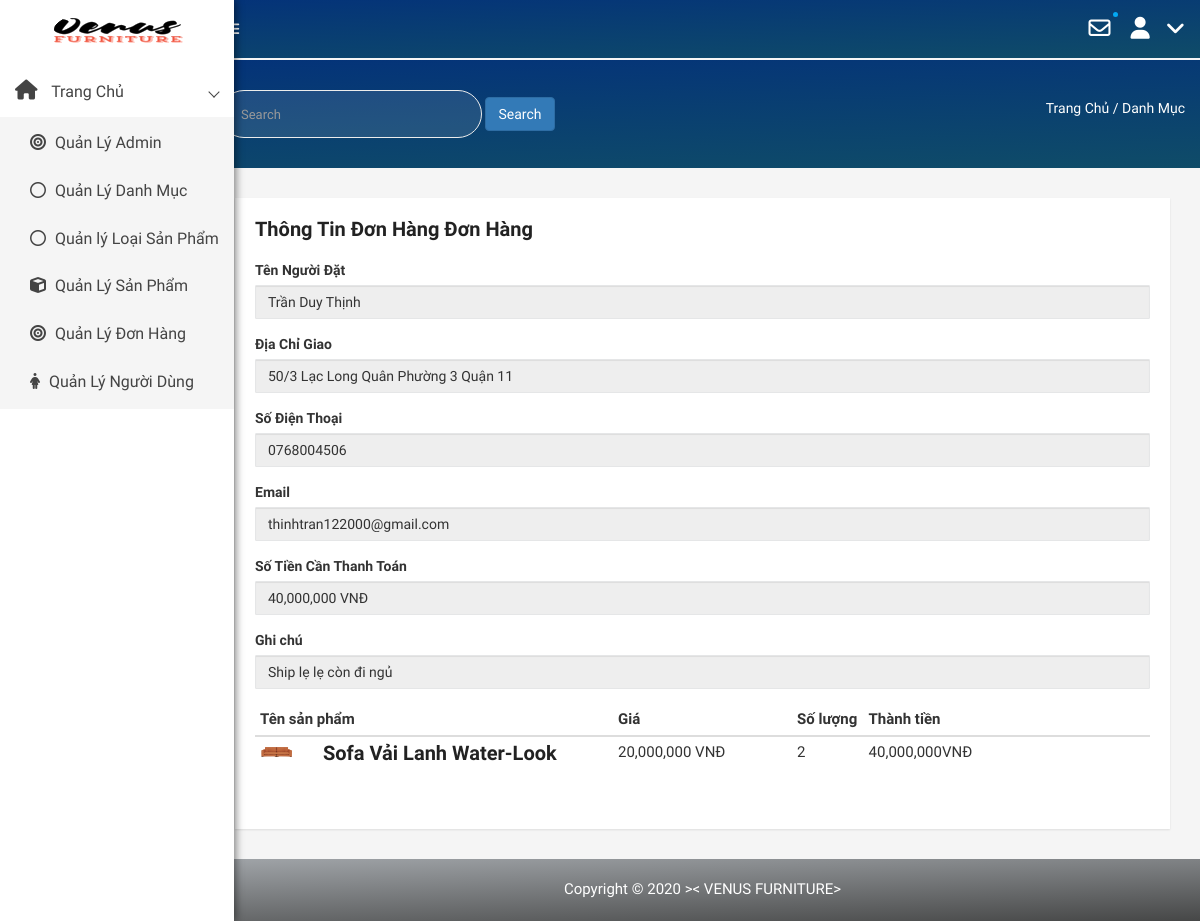
Page /admin/modules/transaction/see.php?id=2345 on the committed database.
### tables this page shows
CREATE TABLE `users` (
  `id` int(50) NOT NULL,
  `name` varchar(100) DEFAULT NULL,
  `email` varchar(100) DEFAULT NULL,
  `address` varchar(100) DEFAULT NULL,
  `phone` char(15) DEFAULT NULL,
  `Account` varchar(100) NOT NULL,
  `password` varchar(100) DEFAULT NULL,
  `avatar` varchar(100) DEFAULT NULL,
  `status` tinyint(4) DEFAULT 1,
  `token` varchar(50) DEFAULT NULL,
  `created_at` timestamp NULL DEFAULT NULL,
  `updated_at` timestamp NULL DEFAULT NULL ON UPDATE current_timestamp()
);

CREATE TABLE `transaction` (
  `id` int(50) NOT NULL,
  `amount` int(100) DEFAULT NULL,
  `user_id` int(100) DEFAULT NULL,
  `status` tinyint(100) DEFAULT 0,
  `note` varchar(100) DEFAULT NULL,
  `created_at` timestamp NULL DEFAULT current_timestamp(),
  `created_up` timestamp NULL DEFAULT current_timestamp()
);

CREATE TABLE `orders` (
  `id` int(30) NOT NULL,
  `transaction_id` int(30) DEFAULT NULL,
  `product_id` int(30) DEFAULT NULL,
  `soluong` int(100) DEFAULT NULL,
  `gia` int(100) DEFAULT NULL,
  `created_at` timestamp NULL DEFAULT current_timestamp()
);

CREATE TABLE `product` (
  `id` int(50) NOT NULL,
  `name` varchar(100) DEFAULT NULL,
  `slug` varchar(100) DEFAULT NULL,
  `soluong` int(100) NOT NULL DEFAULT 1,
  `gia` int(100) DEFAULT NULL,
  `avatar` varchar(100) DEFAULT NULL,
  `category` int(50) NOT NULL,
  `type` int(100) NOT NULL,
  `content` text DEFAULT NULL,
  `head` int(11) NOT NULL DEFAULT 0,
  `view` int(11) DEFAULT 0,
  `hot` tinyint(4) DEFAULT 0,
  `created_at` timestamp NULL DEFAULT NULL,
  `updated_at` timestamp NULL DEFAULT NULL ON UPDATE current_timestamp()
);

### libraries/Database.php (called while the page is built, shortened)
<?php
class DataProvider
{
	public static function ExecuteQuery($sql)
	{
		try{
			$connection = mysqli_connect("localhost","root","", "web_noi_that");
			mysqli_query($connection, "set names 'utf8'");
			$result = mysqli_query($connection, $sql);
			return $result;
		}catch(Exception $ex)
		{
			return null;
		}
    }
}
?>

### admin/modules/transaction/see.php (the view, shortened to what this page needs)
<?php require_once __DIR__ . "/../../layouts/header.php" ?>
<div class="product-status mg-tb-15">
   <div class="container-fluid">
      <div class="row">
         <div class="col-lg-12 col-md-12 col-sm-12 col-xs-12">
         <div class="product-status mg-tb-15">
    <div class="container-fluid">
        <div class="row">
            <div class="col-lg-12 col-md-12 col-sm-12 col-xs-12">
                <div class="product-status-wrap">
                    <h4>Thông Tin Đơn Hàng Đơn Hàng</h4>
                    <form action="" method="post" enctype="multipart/form-data" id="USedit">
                        <?php
                        try {
                            $sql = "SELECT * FROM `transaction` ";
                            if (isset($_GET['id'])) {
                                $id = $_GET['id'];
                                $sql .= " WHERE id = " . $id;
                            }
                            $result = DataProvider::ExecuteQuery($sql);
                            $row = mysqli_fetch_array($result);
                            $sql1 = "SELECT * FROM `orders` WHERE `transaction_id` = {$row['id']} ";
                            $result1 = DataProvider::ExecuteQuery($sql1);
                            $sql2 = "SELECT * FROM `users` WHERE `id` = {$row['user_id']} ";
                            $result2 = DataProvider::ExecuteQuery($sql2);
                            $row2 = mysqli_fetch_array($result2);
                        } catch (Exception $ex) {
                            echo "Không thể mở CSDL";
                        }
                        ?>
                        <div class="form-group">
                            <label>Tên Người Đặt</label>
                            <input readonly="" type="text" class="form-control" placeholder="Enter name" name="TenUS" value="<?php echo $row2['name'] ?>">
                        </div>
                        <div class="form-group">
                            <label>Địa Chỉ Giao</label>
                            <input readonly="" type="text" class="form-control" placeholder="351 Lạc Long Quân-Phường 4- Quận 5- Thành Phố Hồ Chí Minh" name="address" value="<?php echo $row2['address'] ?>">
                        </div>
                        <div class="form-group">
                            <label>Số Điện Thoại</label>
                            <input readonly="" type="number" class="form-control" placeholder="0345197655" name="phone" value="<?php echo $row2['phone'] ?>">
                        </div>
                        <div class="form-group">
                            <label>Email</label>
                            <input readonly="" type="email" class="form-control" placeholder="ABC@gmail.com" name="email" value="<?php echo $row2['email'] ?>">
                        </div>
                        <div class="form-group">
                            <label>Số Tiền Cần Thanh Toán</label>
                            <input readonly="" type="text" class="form-control" placeholder="" name="tongtien" value="<?php echo number_format($row['amount'],0) ?> VNĐ">
                        </div>
                        <div class="form-group">
                            <label>Ghi chú</label>
                            <input  readonly=""  type="text" class="form-control" placeholder="Liên lạc trước khi giao giúp mình!" name="note" value="<?php echo $row['note'] ?>" >
                        </div>
                    </form>
                    <table  class="table table-hover table-condensed">
            <thead>
                <tr>
                    <th style="width:40%">Tên sản phẩm</th>
                    <th style="width:20%">Giá</th>
                    <th style="width:8%">Số lượng</th>
                    <th style="width:22%" class="text-center">Thành tiền</th>
                    <th style="width:10%">  </th>
                </tr>
            </thead>
            <tbody>
                <?php
            while( $row1 = mysqli_fetch_array($result1) ) {
                $sql3 = "SELECT * FROM `product` WHERE `id` = {$row1['product_id']} ";
                $result3 = DataProvider::ExecuteQuery($sql3);
                $row3 = mysqli_fetch_array($result3);
                ?>
                <tr>
                    <td data-th="Product">
                        <div class="row">
                            <div class="col-sm-2 hidden-xs"><img src="/TTT/admin/modules/product/img_product/<?php echo $row3['avatar']?>" alt="Sản phẩm 1" class="img-responsive" width="100">
                            </div>
                            <div class="col-sm-10">
                                <h4 class="nomargin"><?php echo $row3['name'] ?></h4>
                            </div>
                        </div>
                    </td>
                    <td data-th="Price"> <?php echo number_format ($row3['gia'],0) ?> VNĐ</td>
                    <td data-th="Quantity"><?php echo $row1['soluong'] ?>
                    </td>
                    <td data-th="Subtotal" class="text-center"> <?php echo number_format (($row3['gia'])*$row1['soluong'],0) ?>VNĐ</td>
                </tr>
                <?php } ?>
            </tbody>
                    </table>
                </div>
            </div>
        </div>
    </div>
</div>
         </div>
      </div>
   </div>
</div>
<?php require_once __DIR__ . "/../../layouts/footer.php" ?>

### public/admin/css/main.css (style rules this page uses)
html { color: #222; font-size: 1em; line-height: 1.4; }
audio, canvas, iframe, img, svg, video { vertical-align: middle; }

### rows in the picture
users: TenUS "Trần Duy Thịnh", address "50/3 Lạc Long Quân Phường 3 Quận 11", phone "0768004506", email "thinhtran122000@gmail.com"
transaction: tongtien "40,000,000 VNĐ", note "Ship lẹ lẹ còn đi ngủ"
orders: product.avatar (picture), product.name "Sofa Vải Lanh Water-Look", product.gia "20,000,000", soluong "2", ($row3['gia'])*$row1['soluong'] "40,000,000"
